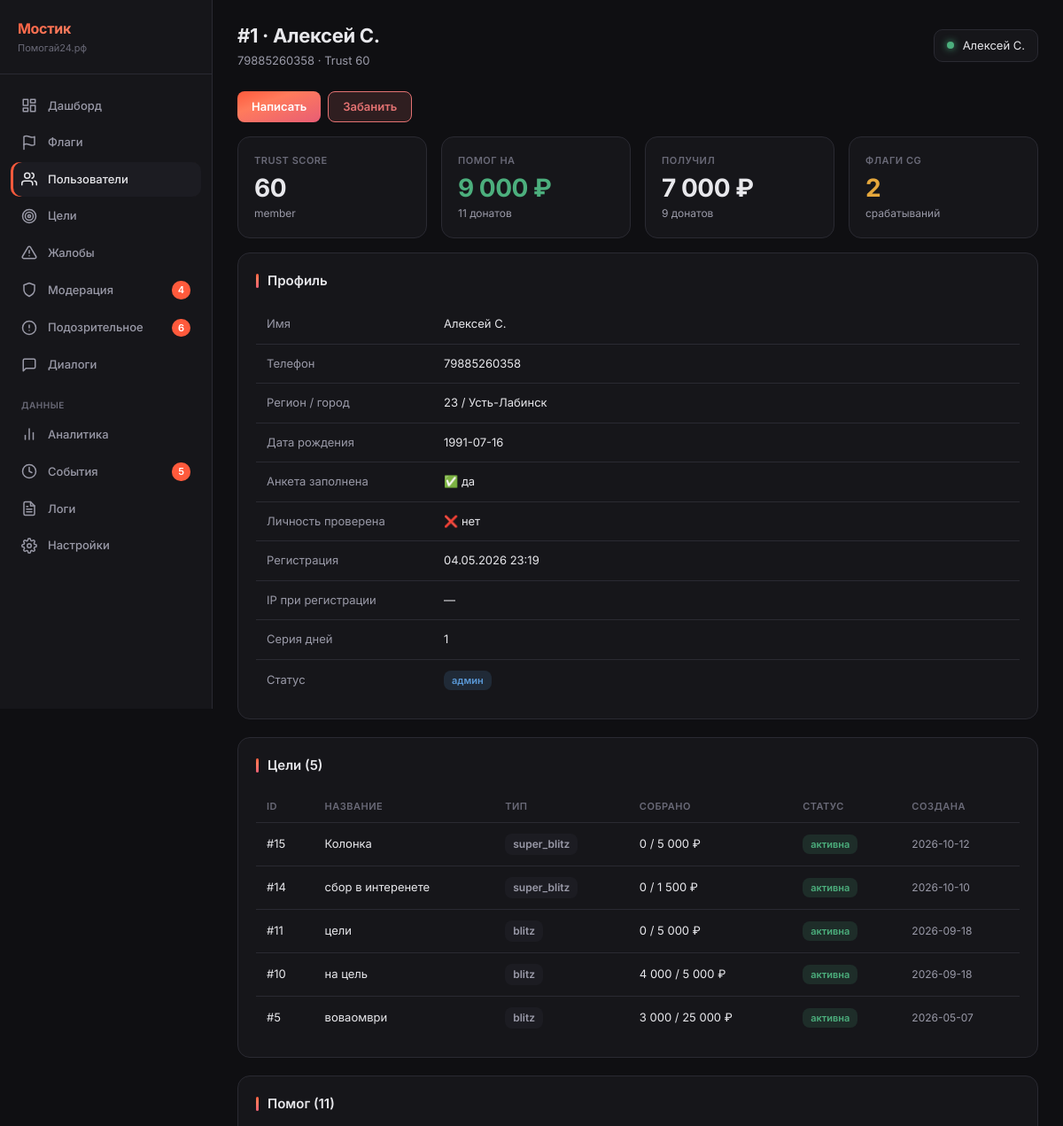
/_metrics/users/1 (signed in, upper part), run on an earlier commit of the app's database.
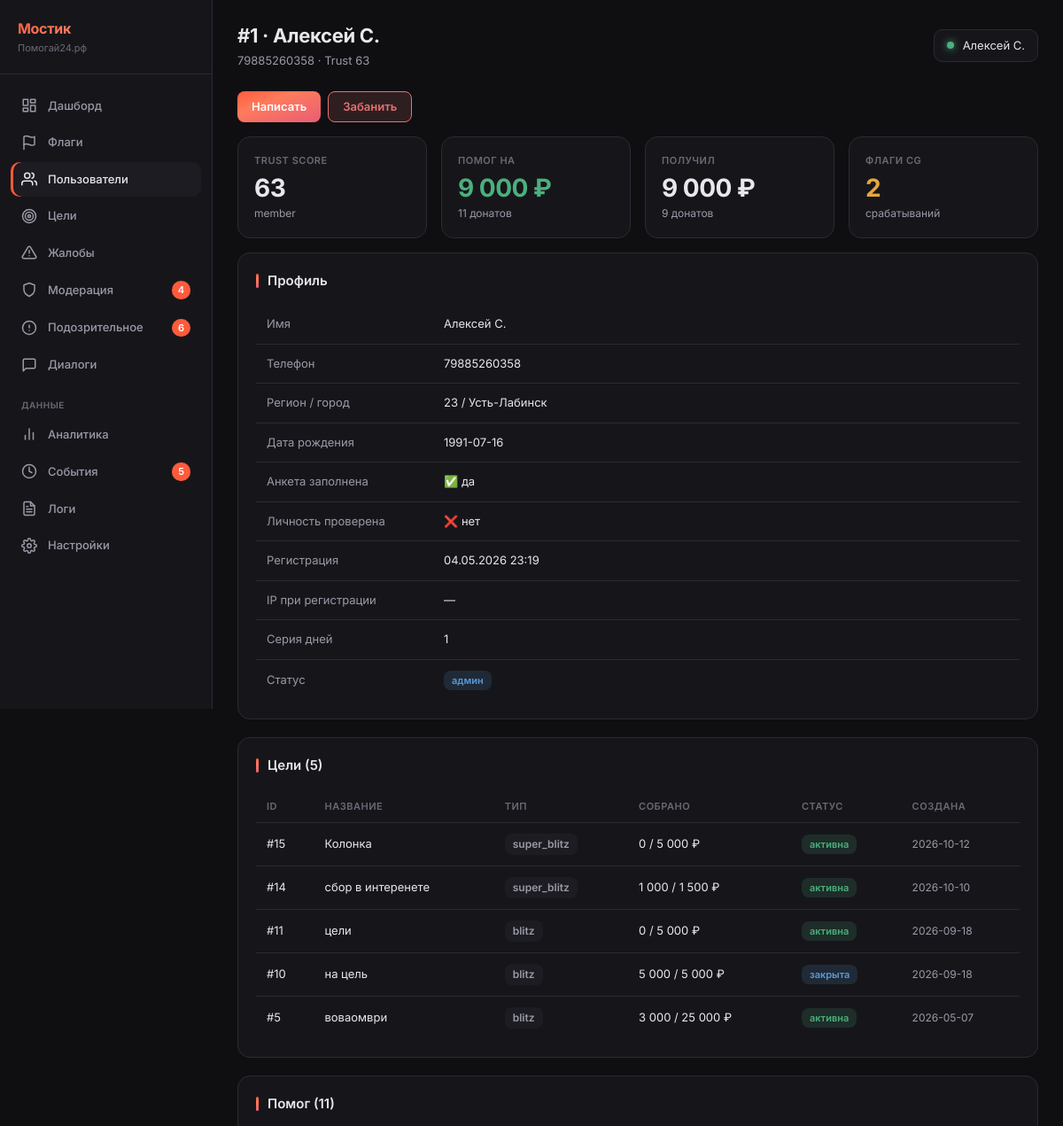
And on a later commit of the database.
### tables this page shows
CREATE TABLE users (
            id INTEGER PRIMARY KEY AUTOINCREMENT,
            phone TEXT UNIQUE NOT NULL,
            password_hash TEXT NOT NULL,
            email TEXT NULL,
            name TEXT NULL,
            avatar_url TEXT NULL,
            max_id TEXT NULL,
            vk_id TEXT NULL,
            fcm_token TEXT NULL,
            onboarding_passed INTEGER DEFAULT 0,
            rating REAL DEFAULT 0.0,
            rating_level TEXT DEFAULT 'novice',
            confirmations_total INTEGER DEFAULT 0,
            confirmations_approved INTEGER DEFAULT 0,
            confirmations_ignored INTEGER DEFAULT 0,
            donation_streak INTEGER DEFAULT 0,
            goals_helped_close INTEGER DEFAULT 0,
            total_helped_amount REAL DEFAULT 0.00,
            priority_days INTEGER DEFAULT 0,
            circles_of_care INTEGER DEFAULT 0,
            interest_weights TEXT DEFAULT NULL,
            eternal_donation_config TEXT DEFAULT NULL,
            yellow_card_until TEXT NULL,
            is_banned INTEGER DEFAULT 0,
            created_at TEXT DEFAULT (datetime('now'))
        , xp INTEGER DEFAULT 0, xp_level TEXT DEFAULT 'novice', streak_days INTEGER DEFAULT 0, last_action_date TEXT, ip_registered TEXT, author_badge TEXT, trust_score INTEGER DEFAULT 50, trust_level TEXT DEFAULT 'guest', is_admin INTEGER DEFAULT 0, profile_completed INTEGER DEFAULT 0, identity_verified INTEGER DEFAULT 0, city TEXT, region_code TEXT, region_name TEXT, birth_date TEXT, onboarding_step INTEGER DEFAULT 0, identity_verified_at TEXT, identity_doc_path TEXT, identity_selfie_path TEXT);

CREATE TABLE "goals" (
        id INTEGER PRIMARY KEY AUTOINCREMENT,
        user_id INTEGER NOT NULL,
        type TEXT NOT NULL CHECK(type IN ('super_blitz','blitz','serious','urgent','group')),
        title TEXT NOT NULL,
        description TEXT NULL,
        photo_url TEXT NULL,
        amount_goal REAL NOT NULL,
        amount_collected REAL DEFAULT 0.00,
        ends_at TEXT NULL,
        status TEXT DEFAULT 'draft' CHECK(status IN ('draft','active','frozen','completed','failed','lightning_failed','hidden')),
        trial_ends_at TEXT NULL,
        subscription_active_until TEXT NULL,
        last_boosted_at TEXT NULL,
        is_lightning INTEGER DEFAULT 0,
        lightning_started_at TEXT NULL,
        moderation_status TEXT DEFAULT 'pending',
        completion_type TEXT DEFAULT 'organic',
        is_seed INTEGER DEFAULT 0,
        views_count INTEGER DEFAULT 0,
        views_24h INTEGER DEFAULT 0,
        donations_count INTEGER DEFAULT 0,
        donations_24h INTEGER DEFAULT 0,
        created_at TEXT DEFAULT (datetime('now')), photos TEXT, moderation_comment TEXT, moderated_at TEXT, moderated_by INTEGER, resubmission_count INTEGER DEFAULT 0, is_resubmission INTEGER DEFAULT 0, rejection_categories TEXT,
        FOREIGN KEY (user_id) REFERENCES users(id)
    );

### main.py (the view)
@app.route('/_metrics/users/<int:user_id>')
@admin_required
def metrics_user_detail(user_id):
    admin = get_current_user()
    db = get_db()
    u = db.execute("SELECT * FROM users WHERE id = ?", (user_id,)).fetchone()
    if not u:
        db.close()
        from flask import abort
        abort(404)
    goals = db.execute(
        "SELECT * FROM goals WHERE user_id = ? ORDER BY id DESC",
        (user_id,)
    ).fetchall()
    donations_sent = db.execute(
        """SELECT d.*, g.title as goal_title, g.id as goal_id,
                  COALESCE(gu.name, gu.phone) as recipient_name
           FROM donations d
           JOIN goals g ON d.goal_id = g.id
           JOIN users gu ON g.user_id = gu.id
           WHERE d.donor_id = ?
           ORDER BY d.id DESC LIMIT 50""",
        (user_id,)
    ).fetchall()
    donations_received = db.execute(
        """SELECT d.*, g.title as goal_title, g.id as goal_id,
                  COALESCE(du.name, du.phone) as donor_name
           FROM donations d
           JOIN goals g ON d.goal_id = g.id
           LEFT JOIN users du ON d.donor_id = du.id
           WHERE g.user_id = ?
           ORDER BY d.id DESC LIMIT 50""",
        (user_id,)
    ).fetchall()
    flags = db.execute(
        "SELECT * FROM content_guard_log WHERE user_id = ? ORDER BY id DESC LIMIT 30",
        (user_id,)
    ).fetchall()
    reports_made = db.execute(
        "SELECT r.*, g.title as goal_title FROM reports r JOIN goals g ON r.goal_id = g.id WHERE r.reporter_id = ? ORDER BY r.id DESC LIMIT 20",
        (user_id,)
    ).fetchall()
    reports_received = db.execute(
        """SELECT r.*, g.title as goal_title FROM reports r
           JOIN goals g ON r.goal_id = g.id
           WHERE g.user_id = ? ORDER BY r.id DESC LIMIT 20""",
        (user_id,)
    ).fetchall()
    dialogs = db.execute(
        "SELECT * FROM admin_dialogs WHERE user_id = ? ORDER BY id DESC LIMIT 10",
        (user_id,)
    ).fetchall()
    total_sent = db.execute(
        "SELECT COALESCE(SUM(amount_reported), 0) FROM donations WHERE donor_id = ? AND status IN ('recipient_confirmed','completed')",
        (user_id,)
    ).fetchone()[0]
    total_received = db.execute(
        "SELECT COALESCE(SUM(d.amount_reported), 0) FROM donations d JOIN goals g ON d.goal_id = g.id WHERE g.user_id = ? AND d.status IN ('recipient_confirmed','completed')",
        (user_id,)
    ).fetchone()[0]
    counts = get_sidebar_counts(db)
    db.close()
    return render_template('_metrics/user_detail.html',
        user=admin,
        active='users',
        counts=counts,
        u=u,
        goals=goals,
        donations_sent=donations_sent,
        donations_received=donations_received,
        flags=flags,
        reports_made=reports_made,
        reports_received=reports_received,
        dialogs=dialogs,
        total_sent=total_sent,
        total_received=total_received,
    )

### main.py (called while the page is built)
def get_current_user():
    if 'user_id' in session:
        db = get_db()
        try:
            user = db.execute("SELECT * FROM users WHERE id = ?", (session['user_id'],)).fetchone()
            return user
        except:
            return None
    return None

def admin_required(f):
    @wraps(f)
    def wrap(*args, **kwargs):
        user = get_current_user()
        if not user or not user['is_admin']:
            from flask import abort
            abort(404)
        if request.method == 'POST' and not check_csrf():
            from flask import abort
            abort(403)
        return f(*args, **kwargs)
    return wrap

def get_csrf_token():
    if 'csrf_token' not in session:
        session['csrf_token'] = _secrets.token_urlsafe(32)
    return session['csrf_token']

def _safe_count(db, query, params=None):
    try:
        if params:
            row = db.execute(query, params).fetchone()
        else:
            row = db.execute(query).fetchone()
        return row[0] if row else 0
    except Exception:
        return 0

### templates/_metrics/user_detail.html (shortened to what the changed rows need)
{% extends "_metrics/base.html" %}
{% block page_title %}#{{ u.id }} · {{ u.name or 'Аноним' }}{% endblock %}
{% block page_subtitle %}{{ u.phone }} · Trust {{ u.trust_score or 0 }}{% endblock %}
{% block content %}
<div class="m-grid m-grid-4" style="margin-bottom: 16px;">
    <div class="m-card">
        <div class="m-card-label">Trust Score</div>
        <div class="m-card-value">{{ u.trust_score or 0 }}</div>
        <div class="m-card-sub">{{ u.trust_level or '—' }}</div>
    </div>
    <div class="m-card">
        <div class="m-card-label">Получил</div>
        <div class="m-card-value">{{ "{:,.0f}".format(total_received).replace(",", " ") }} ₽</div>
        <div class="m-card-sub">{{ donations_received|length }} донатов</div>
    </div>
</div>
<div class="m-section">
    <table class="m-table">
        <tr><td style="width: 200px; color: var(--m-text-2);">Имя</td><td>{{ u.name or '—' }}</td></tr>
        <tr><td style="color: var(--m-text-2);">Телефон</td><td>{{ u.phone }}</td></tr>
        <tr><td style="color: var(--m-text-2);">Регион / город</td><td>{{ u.region_code or '—' }} / {{ u.city or '—' }}</td></tr>
        <tr><td style="color: var(--m-text-2);">Дата рождения</td><td>{{ u.birth_date or '—' }}</td></tr>
        <tr><td style="color: var(--m-text-2);">Регистрация</td><td>{{ u.created_at | date_ru }}</td></tr>
        <tr><td style="color: var(--m-text-2);">Серия дней</td><td>{{ u.streak_days or 0 }}</td></tr>
    </table>
</div>
<div class="m-section">
    {% if goals %}
    <table class="m-table">
        <thead><tr><th>ID</th><th>Название</th><th>Тип</th><th>Собрано</th><th>Статус</th><th>Создана</th></tr></thead>
        <tbody>
            {% for g in goals %}
            <tr onclick="location.href='/_metrics/goals/{{ g.id }}'" style="cursor: pointer;">
                <td>#{{ g.id }}</td>
                <td>{{ g.title }}</td>
                <td><span class="m-badge muted">{{ g.type }}</span></td>
                <td>{{ "{:,.0f}".format(g.amount_collected).replace(",", " ") }} / {{ "{:,.0f}".format(g.amount_goal).replace(",", " ") }} ₽</td>
                <td>
                    {% if g.status == 'active' %}<span class="m-badge success">активна</span>
                    {% elif g.status == 'completed' %}<span class="m-badge info">закрыта</span>
                    {% elif g.status == 'hidden' %}<span class="m-badge danger">скрыта</span>
                    {% else %}<span class="m-badge muted">{{ g.status }}</span>{% endif %}
                </td>
                <td class="muted">{{ g.created_at[:10] }}</td>
            </tr>
            {% endfor %}
        </tbody>
    </table>
    {% else %}
    <div class="m-empty">Нет целей.</div>
    {% endif %}
</div>
{% endblock %}

### templates/_metrics/base.html (shortened to what the changed rows need)
<!DOCTYPE html>
<html lang="ru">
<head>
    <link rel="stylesheet" href="/static/_metrics.css">
</head>
<body>
    <div class="m-layout">
        <main class="m-content">
            <header class="m-header">
                <div>
                    <div class="m-title">{% block page_title %}Мостик{% endblock %}</div>
                    <div class="m-subtitle">{% block page_subtitle %}{% endblock %}</div>
                </div>
                <div class="m-user">
                    <span class="m-user-dot"></span>
                    {{ user.name or user.phone }}
                </div>
            </header>
            {% block content %}{% endblock %}
        </main>
    </div>
</body>
</html>

What changed in the data, as far as the page shows it:
changed users "Алексей С.": trust_score "60" → "63"
changed goals "сбор в интеренете": amount_collected "0" → "1 000"
changed goals "на цель": amount_collected "4 000" → "5 000"; status "активна" → "закрыта"
Also different on the page:
{{ "{:,.0f}".format(total_received).replace(",", " ") }}: "7 000" → "9 000"
